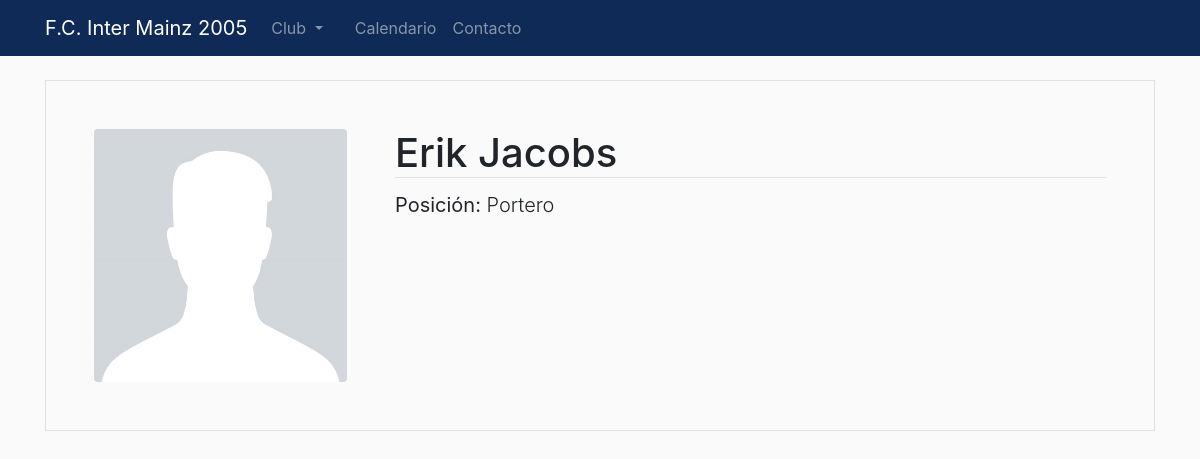
The page /players/2/ on the database as committed earlier.
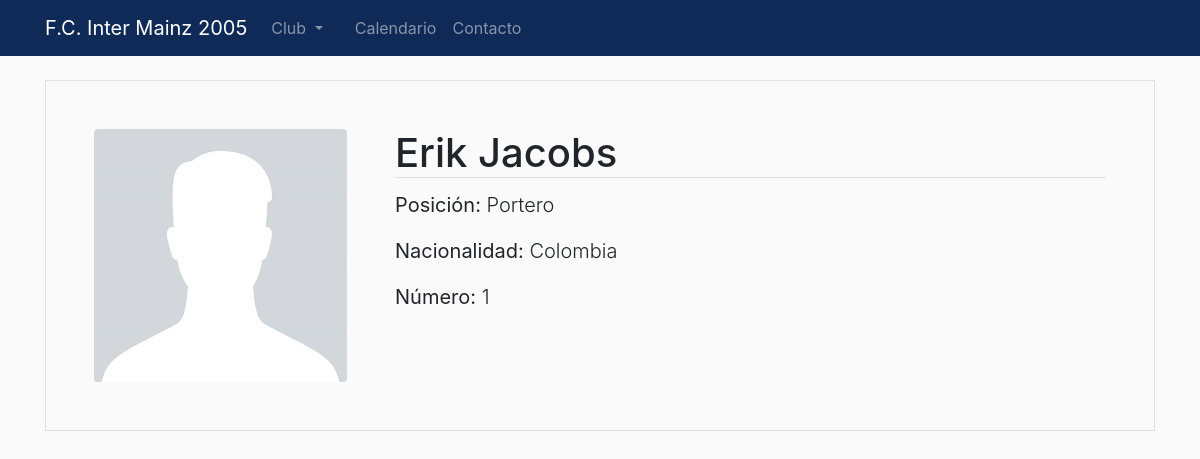
The same page on the database as committed later.
### players/models.py (models this page shows, shortened)
class Player(models.Model):
    possible_positions = (
        ('portero', 'Portero'),
        ('defensa', 'Defensa'),
        ('centrocampo', 'Centrocampista'),
        ('delantero', 'Delantero')
    )
    last_name = models.CharField(max_length=50)
    first_name = models.CharField(max_length=50)
    position = models.CharField(max_length=50, choices=possible_positions)
    jersey_number = models.IntegerField(blank=True, null=True)
    nationality = models.CharField(max_length=50, blank=True, null=True)
    picture = models.ImageField(default="default.jpg", upload_to="player_pics")

### players/views.py (the view)
# urls.py: path('players/<int:pk>/', PlayerDetailView.as_view(), name='player-detail')
class PlayerDetailView(DetailView):
    model = Player

### players/templates/players/player_detail.html
{% extends "show/base.html" %}
{% block content %}
<div class="media border p-5">
    <img class="rounded w-25"  src="{{ player.picture.url }}">
    <div class="media-body ml-5">
        <h1 class="card-title border-bottom">{{ player.first_name }} {{ player.last_name }}</h1>
        <p class="lead"><strong>Posición:</strong> {{ player.position.capitalize }}</p>
        {% if player.nationality %}
        <p class="lead"><strong>Nacionalidad:</strong> {{ player.nationality.capitalize }}</p>
        {% endif %}
        {% if player.jersey_number %}
            <p class="lead"><strong>Número:</strong> {{ player.jersey_number }}</p>
        {% endif %}
    </div>
</div>
{% endblock content %}

### show/templates/show/base.html (shortened to what this page needs)
{% load static %}
<!doctype html>
<html lang="en">
<head>
    <link rel="stylesheet" href="https://stackpath.bootstrapcdn.com/bootstrap/4.1.3/css/bootstrap.min.css"
>
    <link rel="stylesheet" type="text/css" href="{% static 'show/main.css' %}">
</head>
<body>
    <header class="site-header">
        <nav class="navbar navbar-expand-lg navbar-dark bg-inter fixed-top">
            <div class="container">
                <a class="navbar-brand" href="{% url 'show-home' %}">F.C. Inter Mainz 2005</a>
                <div class="collapse navbar-collapse" id="navbarNavDropdown">
                    <ul class="navbar-nav">
                        <li class="nav-item dropdown">
                            <a class="nav-link dropdown-toggle" href="#" id="navbarDropdownMenuLink" role="button"
                               data-toggle="dropdown" aria-haspopup="true" aria-expanded="false">
                                Club
                            </a>
                        </li>
                        <li class="nav-item">
                            <a class="nav-link" href="#"></a>
                        </li>
                        <li class="nav-item">
                            <a class="nav-link" href="#">Calendario</a>
                        </li>
                        <li class="nav-item">
                            <a class="nav-link" href="#">Contacto</a>
                        </li>
                    </ul>
                </div>
            </div>
        </nav>
    </header>
    <main role="main" class="container">
        {% block content %}{% endblock content %}
    </main>
</body>
</html>

### show/static/show/main.css (style rules this page uses)
body { margin-top: 5rem; margin-bottom: 2rem; background-color: #fafafa; }
.bg-inter { background-color: #0F2A56; }

Rows that differ between the two databases and show on the page:
changed Player "Erik": nationality (not shown) → "Colombia"; jersey_number (not shown) → "1"
Other text that changed with them:
text now shown: "Nacionalidad: Número:"
